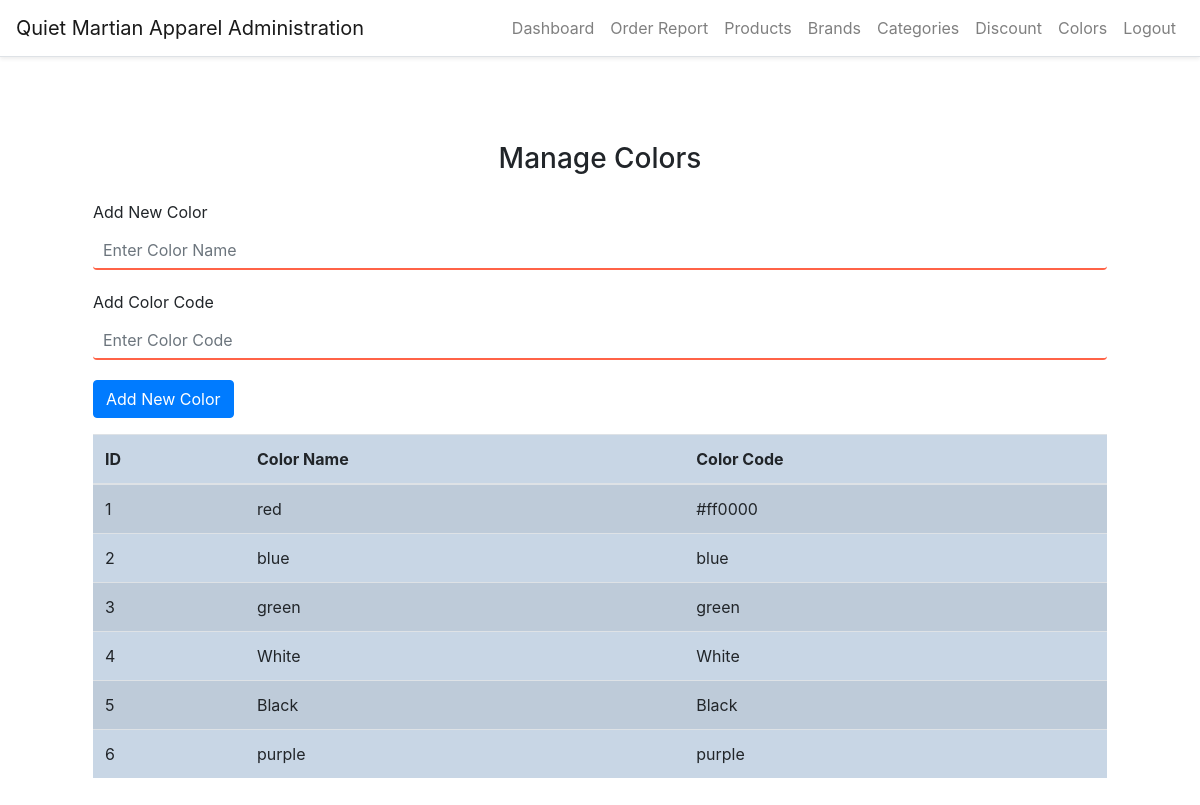
/manage-colors (signed in), run on the app's committed database.
### website/models.py (models this page shows)
class Color(db.Model, UserMixin):
    id = db.Column(db.Integer, primary_key=True)
    name = db.Column(db.String(150))
    color_code = db.Column(db.String(150))
    products = db.relationship('Product')

### website/auth.py (the view, shortened to what this page needs)
@auth.route('/manage-colors', methods=['GET', 'POST'])
@login_required
def manage_colors():
    co = Color.query.all()
    colors = co
    return render_template("staff/manage_colors.html", colors=colors, user=current_user)

### website/templates/staff/manage_colors.html (shortened to what this page needs)
<!DOCTYPE html>
{% extends "staff/layout.html" %}
{% block main %}
<head>
<link rel="stylesheet" href="static/style.css">
</head>
<body>
<div class="container">
    <h3 class="my-4 text-center">Manage Colors</h3>
    <form method="POST">
        <div class="form-group">
            <label for="newcolor">Add New Color</label>
            <input type="text" class="form-control" id="newcolor" name="newcolor" placeholder="Enter Color Name"
                required>
        </div>
        <div class="form-group">
            <label for="newcolor">Add Color Code</label>
            <input type="text" class="form-control" id="color_code" name="color_code" placeholder="Enter Color Code"
                required>
        </div>
        <button type="submit" class="btn btn-primary mb-3">Add New Color</button>
    </form>
    <table class="table table-striped" style="background-color: #c8d6e5">
        <thead >
            <tr>
                <th>ID</th>
                <th>Color Name</th>
                <th>Color Code</th>
            </tr>
        </thead>
        <tbody>
            {% for color in colors %}
            <tr>
                <td>{{ color.id }}</td>
                <td>{{ color.name }}</td>
                <td>{{ color.color_code }}</td>
            </tr>
            {% endfor %}
        </tbody>
    </table>
</div>
</body>
{% endblock %}

### website/static/style.css (style rules this page uses)
html { scroll-behavior: smooth; }
input[type="text"], input[type="password"], input[type="email"], input[type="date"], select { width: 100%; padding: 10px; margin-bottom: 20px; font-size: 16px; border: none; border-bottom: 2px solid #ff6347; }

### data on the page
Color: id "1", name "red", color_code "#ff0000"
Color: id "2", name "blue", color_code "blue"
Color: id "3", name "green", color_code "green"
Color: id "4", name "White", color_code "White"
Color: id "5", name "Black", color_code "Black"
Color: id "6", name "purple", color_code "purple"
